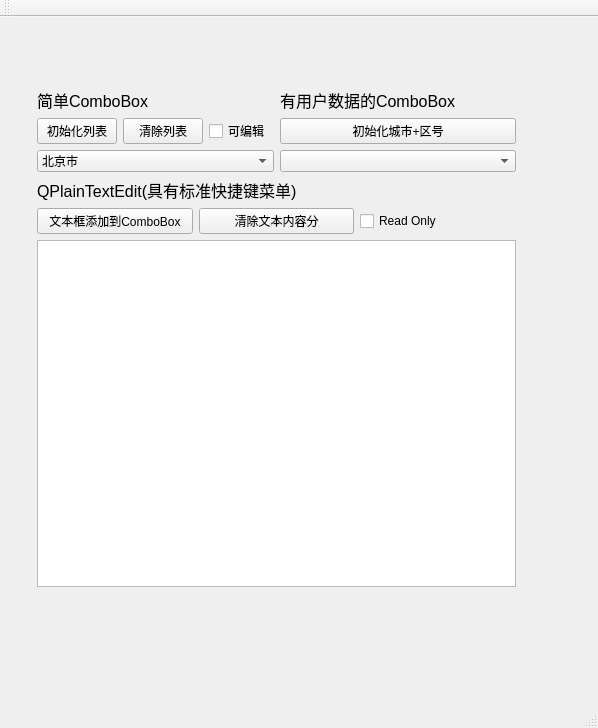
<?xml version="1.0" encoding="UTF-8"?>
<ui version="4.0">
 <class>QComboBox_And_QPlainTextEdit</class>
 <widget class="QMainWindow" name="QComboBox_And_QPlainTextEdit">
  <property name="geometry">
   <rect>
    <x>0</x>
    <y>0</y>
    <width>598</width>
    <height>728</height>
   </rect>
  </property>
  <property name="windowTitle">
   <string>QComboBox_And_QPlainTextEdit</string>
  </property>
  <widget class="QWidget" name="centralWidget">
   <widget class="QWidget" name="verticalLayoutWidget_4">
    <property name="geometry">
     <rect>
      <x>26</x>
      <y>60</y>
      <width>501</width>
      <height>521</height>
     </rect>
    </property>
    <layout class="QVBoxLayout" name="verticalLayout_4">
     <item>
      <layout class="QHBoxLayout" name="horizontalLayout_2">
       <item>
        <layout class="QVBoxLayout" name="verticalLayout">
         <item>
          <widget class="QLabel" name="label">
           <property name="font">
            <font>
             <pointsize>12</pointsize>
            </font>
           </property>
           <property name="text">
            <string>简单ComboBox</string>
           </property>
          </widget>
         </item>
         <item>
          <layout class="QHBoxLayout" name="horizontalLayout">
           <item>
            <widget class="QPushButton" name="btnInitItem">
             <property name="text">
              <string>初始化列表</string>
             </property>
            </widget>
           </item>
           <item>
            <widget class="QPushButton" name="pushButton">
             <property name="text">
              <string>清除列表</string>
             </property>
            </widget>
           </item>
           <item>
            <widget class="QCheckBox" name="checkBox">
             <property name="text">
              <string>可编辑</string>
             </property>
            </widget>
           </item>
          </layout>
         </item>
         <item>
          <widget class="QComboBox" name="comboBox">
           <item>
            <property name="text">
             <string>北京市</string>
            </property>
            <property name="icon">
             <iconset>
              <normaloff>shanghai.jpeg</normaloff>shanghai.jpeg</iconset>
            </property>
           </item>
           <item>
            <property name="text">
             <string>上海市</string>
            </property>
            <property name="icon">
             <iconset>
              <normaloff>shanghai.jpeg</normaloff>shanghai.jpeg</iconset>
            </property>
           </item>
          </widget>
         </item>
        </layout>
       </item>
       <item>
        <layout class="QVBoxLayout" name="verticalLayout_2">
         <item>
          <widget class="QLabel" name="label_2">
           <property name="font">
            <font>
             <pointsize>12</pointsize>
            </font>
           </property>
           <property name="text">
            <string>有用户数据的ComboBox</string>
           </property>
          </widget>
         </item>
         <item>
          <widget class="QPushButton" name="btnInit2">
           <property name="text">
            <string>初始化城市+区号</string>
           </property>
          </widget>
         </item>
         <item>
          <widget class="QComboBox" name="comboBox_2"/>
         </item>
        </layout>
       </item>
      </layout>
     </item>
     <item>
      <layout class="QVBoxLayout" name="verticalLayout_3">
       <item>
        <widget class="QLabel" name="label_3">
         <property name="font">
          <font>
           <pointsize>12</pointsize>
          </font>
         </property>
         <property name="text">
          <string>QPlainTextEdit(具有标准快捷键菜单)</string>
         </property>
        </widget>
       </item>
       <item>
        <layout class="QHBoxLayout" name="horizontalLayout_3">
         <item>
          <widget class="QPushButton" name="btnToComboBox">
           <property name="text">
            <string>文本框添加到ComboBox</string>
           </property>
          </widget>
         </item>
         <item>
          <widget class="QPushButton" name="pushButton_4">
           <property name="text">
            <string>清除文本内容分</string>
           </property>
          </widget>
         </item>
         <item>
          <widget class="QCheckBox" name="checkBox_2">
           <property name="text">
            <string>Read Only</string>
           </property>
          </widget>
         </item>
        </layout>
       </item>
       <item>
        <widget class="QPlainTextEdit" name="plainTextEdit"/>
       </item>
      </layout>
     </item>
    </layout>
   </widget>
  </widget>
  <widget class="QMenuBar" name="menuBar">
   <property name="geometry">
    <rect>
     <x>0</x>
     <y>0</y>
     <width>598</width>
     <height>23</height>
    </rect>
   </property>
  </widget>
  <widget class="QToolBar" name="mainToolBar">
   <attribute name="toolBarArea">
    <enum>TopToolBarArea</enum>
   </attribute>
   <attribute name="toolBarBreak">
    <bool>false</bool>
   </attribute>
  </widget>
  <widget class="QStatusBar" name="statusBar"/>
 </widget>
 <layoutdefault spacing="6" margin="11"/>
 <resources/>
 <connections/>
</ui>
